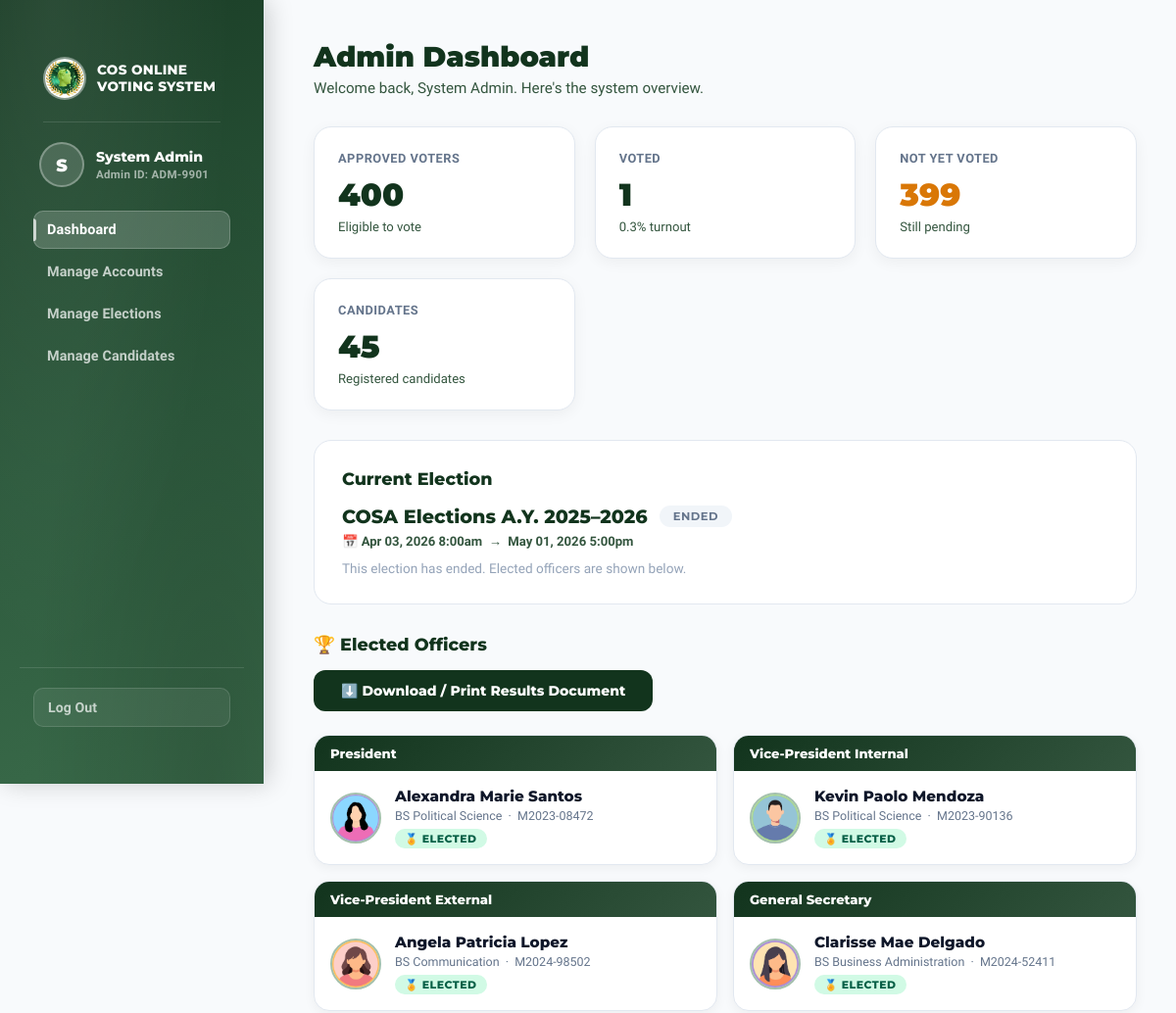
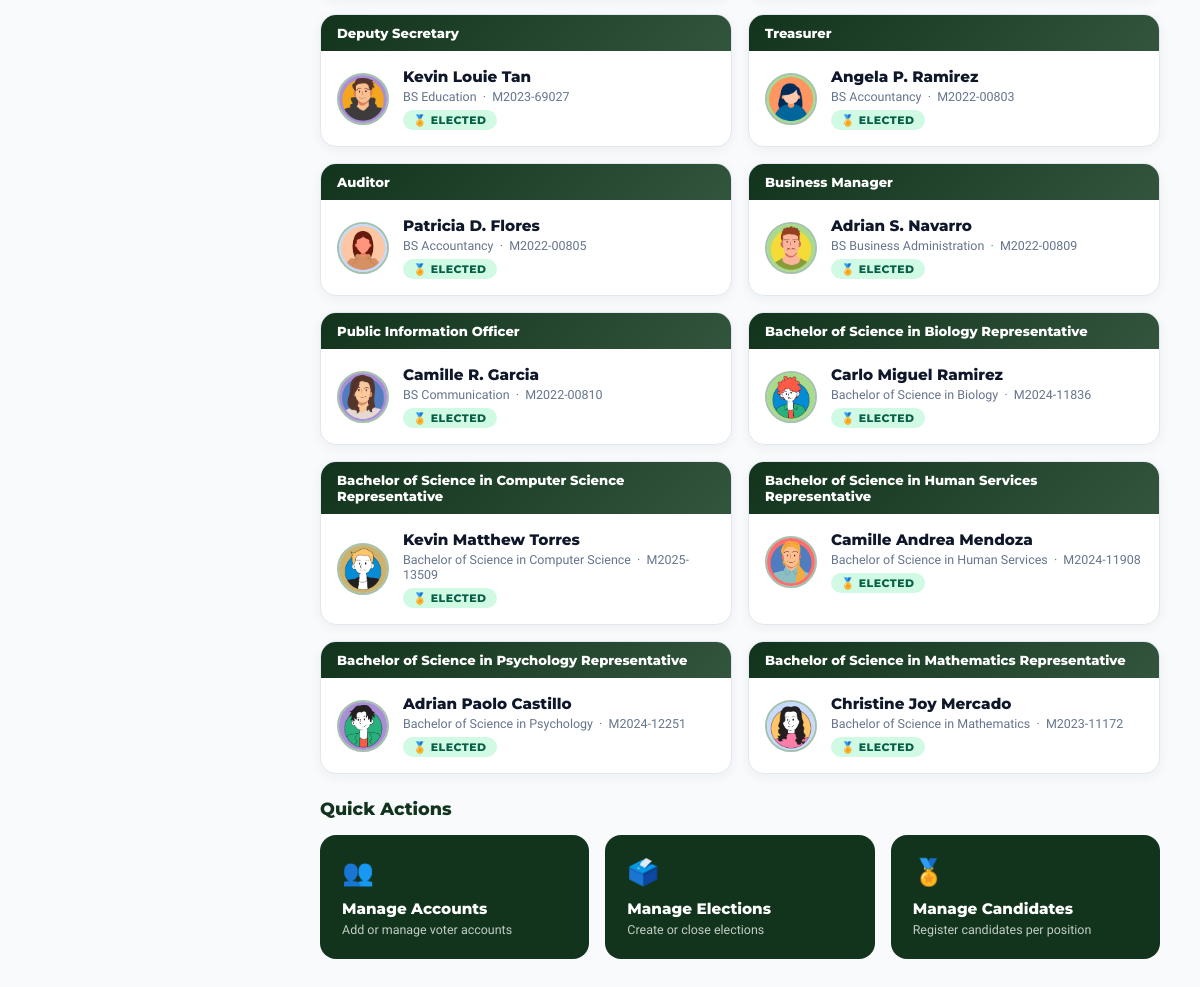
Page /admin/dashboard.php (signed in) on the committed database (2 pictures, top to bottom).
### tables this page shows
CREATE TABLE `elections` (
  `id` int(11) NOT NULL,
  `title` varchar(200) NOT NULL,
  `description` text DEFAULT NULL,
  `start_date` datetime NOT NULL,
  `end_date` datetime NOT NULL,
  `status` enum('upcoming','ongoing','ended') NOT NULL DEFAULT 'upcoming',
  `created_by` int(11) DEFAULT NULL,
  `created_at` datetime NOT NULL DEFAULT current_timestamp()
);

CREATE TABLE `candidates` (
  `id` int(11) NOT NULL,
  `election_id` int(11) NOT NULL,
  `position_id` int(11) NOT NULL,
  `student_id` varchar(20) NOT NULL,
  `name` varchar(160) NOT NULL,
  `course` varchar(80) NOT NULL,
  `partylist` varchar(100) DEFAULT '',
  `motto` text DEFAULT NULL,
  `platforms` text DEFAULT NULL,
  `achievements` text DEFAULT NULL,
  `photo` varchar(255) DEFAULT '',
  `elected` tinyint(1) NOT NULL DEFAULT 0 COMMENT '1 = marked as elected officer after election ends',
  `created_at` datetime NOT NULL DEFAULT current_timestamp()
);

### includes/auth.php (called while the page is built, shortened)
<?php
function currentUser(): array {
    return [
        'id'         => $_SESSION['user_id']   ?? null,
        'name'       => $_SESSION['full_name'] ?? 'Guest',
        'first_name' => $_SESSION['first_name'] ?? 'Guest',
        'student_id' => $_SESSION['student_id'] ?? '',
        'role'       => $_SESSION['role']       ?? 'guest',
        'status'     => $_SESSION['status']     ?? '',
        'has_voted'  => $_SESSION['has_voted']  ?? 0,
    ];
}

### admin/dashboard.php (the view, shortened to what this page needs)
<?php
require_once __DIR__ . '/../includes/auth.php';
$db = getDB();
$db->exec("UPDATE elections SET status='ongoing' WHERE start_date <= NOW() AND end_date >= NOW() AND status='upcoming'");
$db->exec("UPDATE elections SET status='ended'   WHERE end_date   <  NOW() AND status='ongoing'");
$totalVoters     = $db->query("SELECT COUNT(*) FROM users WHERE role='student'")->fetchColumn();
$totalCandidates = $db->query("SELECT COUNT(*) FROM candidates")->fetchColumn();
$votesCast       = $db->query("SELECT COUNT(DISTINCT voter_id) FROM votes")->fetchColumn();
$notVoted        = $totalVoters - $votesCast;
$election = $db->query("SELECT * FROM elections WHERE status='ongoing' LIMIT 1")->fetch();
if (!$election) {
    $election = $db->query("SELECT * FROM elections ORDER BY start_date DESC LIMIT 1")->fetch();
}
$winners = [];
if ($election && $election['status'] === 'ended') {
    $rows = $db->prepare(
        "SELECT p.title        AS position,
                p.sort_order,
                c.id           AS candidate_id,
                c.name,
                c.course,
                c.student_id   AS cand_sid,
                c.photo,
                COUNT(v.id)    AS vote_count
         FROM positions p
         JOIN candidates c  ON c.position_id  = p.id AND c.election_id = p.election_id
         LEFT JOIN votes v  ON v.candidate_id = c.id AND v.election_id = p.election_id
         WHERE p.election_id = ?
         GROUP BY p.id, c.id
         ORDER BY p.sort_order ASC, vote_count DESC"
    );
    $rows->execute([$election['id']]);
    $seen = [];
    foreach ($rows->fetchAll() as $r) {
        if (!isset($seen[$r['position']])) {
            $winners[$r['position']] = $r;
            $seen[$r['position']]    = true;
        }
    }
}
?>
<!DOCTYPE html>
<html lang="en">
<head>
    <link rel="stylesheet" href="/assets/css/shared.css">
</head>
<body>
<div class="page-wrap">
    <?php require_once __DIR__ . '/../includes/admin_sidebar.php'; ?>
    <main class="main">
        <h1>Admin Dashboard</h1>
        <p class="sub">Welcome back, <?= htmlspecialchars(currentUser()['name']) ?>. Here's the system overview.</p>
        <div class="stats-grid">
            <div class="stat-card">
                <div class="stat-label">Approved Voters</div>
                <div class="stat-value"><?= number_format($totalVoters) ?></div>
                <div class="stat-sub">Eligible to vote</div>
            </div>
            <div class="stat-card">
                <div class="stat-label">Voted</div>
                <div class="stat-value"><?= number_format($votesCast) ?></div>
                <div class="stat-sub"><?= $totalVoters > 0 ? round($votesCast / $totalVoters * 100, 1) : 0 ?>% turnout</div>
            </div>
            <div class="stat-card">
                <div class="stat-label">Not Yet Voted</div>
                <div class="stat-value" style="color:<?= $notVoted > 0 ? '#d97706' : '#12341d' ?>">
                    <?= number_format($notVoted) ?>
                </div>
                <div class="stat-sub"><?= $notVoted > 0 ? 'Still pending' : 'All voted!' ?></div>
            </div>
            <div class="stat-card">
                <div class="stat-label">Candidates</div>
                <div class="stat-value"><?= $totalCandidates ?></div>
                <div class="stat-sub">Registered candidates</div>
            </div>
        </div>
        <div class="election-card">
            <h2>Current Election</h2>
            <?php if ($election): ?>
                <div class="election-title-row">
                    <span class="election-name"><?= htmlspecialchars($election['title']) ?></span>
                    <span class="status-pill pill-<?= $election['status'] ?>"><?= ucfirst($election['status']) ?></span>
                </div>
                <div class="election-dates">
                    📅 <?= date('M d, Y g:ia', strtotime($election['start_date'])) ?>
                    &nbsp;→&nbsp;
                    <?= date('M d, Y g:ia', strtotime($election['end_date'])) ?>
                </div>
                <?php if ($election['status'] === 'ongoing'): ?>
                    <p style="font-size:0.85rem;color:#64748b;margin-top:12px">⏳ Time remaining until election closes:</p>
                    <div class="countdown-row" id="countdown"></div>
                <?php elseif ($election['status'] === 'upcoming'): ?>
                    <p style="font-size:0.85rem;color:#64748b;margin-top:12px">🗓️ Time until election opens:</p>
                    <div class="countdown-row" id="countdown"></div>
                <?php else: ?>
                    <p style="font-size:0.85rem;color:#94a3b8;margin-top:12px">This election has ended. Elected officers are shown below.</p>
                <?php endif; ?>
            <?php else: ?>
                <p style="color:#94a3b8;">No elections have been created yet. <a href="/admin/elections.php" style="color:#33553e;font-weight:700">Create one →</a></p>
            <?php endif; ?>
        </div>
        <?php if (!empty($winners)): ?>
        <div class="section-title">🏆 Elected Officers</div>
        <button class="btn-download" onclick="window.print()">
            ⬇️ Download / Print Results Document
        </button>
        <div class="results-grid">
            <?php foreach ($winners as $position => $w): ?>
            <div class="winner-card">
                <div class="winner-card-header"><?= htmlspecialchars($position) ?></div>
                <div class="winner-card-body">
                    <div class="winner-avatar">
                        <?php if ($w['photo']): ?>
                            <img src="/<?= htmlspecialchars(ltrim($w['photo'], '/')) ?>" alt="">
                        <?php else: ?>
                            <?= htmlspecialchars(mb_substr($w['name'], 0, 1)) ?>
                        <?php endif; ?>
                    </div>
                    <div>
                        <div class="winner-name"><?= htmlspecialchars($w['name']) ?></div>
                        <div class="winner-meta">
                            <?= htmlspecialchars($w['course']) ?> &nbsp;·&nbsp; <?= htmlspecialchars($w['cand_sid']) ?>
                        </div>
                        <span class="elected-tag">🏅 Elected</span>
                    </div>
                </div>
            </div>
            <?php endforeach; ?>
        </div>
        <?php endif; ?>
        <div class="section-title">Quick Actions</div>
        <div class="actions-grid">
            <a href="/admin/accounts.php" class="action-card">
                <div class="action-icon">👥</div>
                <div class="action-name">Manage Accounts</div>
                <div class="action-desc">Add or manage voter accounts</div>
            </a>
            <a href="/admin/elections.php" class="action-card">
                <div class="action-icon">🗳️</div>
                <div class="action-name">Manage Elections</div>
                <div class="action-desc">Create or close elections</div>
            </a>
            <a href="/admin/candidates.php" class="action-card">
                <div class="action-icon">🏅</div>
                <div class="action-name">Manage Candidates</div>
                <div class="action-desc">Register candidates per position</div>
            </a>
        </div>
    </main>
</div>
</body>
</html>

### assets/css/shared.css (style rules this page uses)
:root { --deep-green: #12341d; --mid-green: #33553e; --soft-green: #6d9078; --pale-green: #a4c1ad; --tint-green: #d5e8db; --white-glass: rgba(255,255,255,0.3); }
*, *::before, *::after { box-sizing: border-box; margin: 0; padding: 0; }
body { font-family: 'Geist', sans-serif; }

### admin/dashboard.php (style rules this page uses)
body { background:#f8fafc; padding-top:0px; }
.page-wrap { display:flex; }
.main { flex:1; margin-left:280px; padding:40px; min-height:100vh; }
h1 { font-family:'Montserrat',sans-serif; color:#12341d; font-size:1.8rem; font-weight:900; margin-bottom:6px; }
.sub { color:#33553e; margin-bottom:30px; font-size:0.95rem; }
.stats-grid { display:grid; grid-template-columns:repeat(auto-fit,minmax(200px,1fr)); gap:20px; margin-bottom:30px; }
.stat-card { background:#fff; border-radius:18px; padding:24px; border:1px solid #e2e8f0; box-shadow:0 4px 15px rgba(0,0,0,0.05); transition:transform 0.25s; }
.stat-label { font-size:0.8rem; font-weight:700; color:#64748b; text-transform:uppercase; letter-spacing:0.5px; margin-bottom:10px; }
.stat-value { font-family:'Montserrat',sans-serif; font-size:2rem; font-weight:900; color:#12341d; }
.stat-sub { font-size:0.82rem; color:#33553e; margin-top:6px; }
.election-card { background:#fff; border-radius:18px; padding:28px; border:1px solid #e2e8f0; margin-bottom:30px; }
.election-card h2 { font-family:'Montserrat',sans-serif; font-size:1.1rem; font-weight:800; color:#12341d; margin-bottom:16px; }
.election-title-row { display:flex; align-items:center; gap:12px; flex-wrap:wrap; margin-bottom:6px; }
.election-name { font-family:'Montserrat',sans-serif; font-size:1.2rem; font-weight:800; color:#12341d; }
.election-dates { color:#33553e; font-size:0.82rem; margin-top:4px; font-weight:600; }
.status-pill { display:inline-block; padding:4px 14px; border-radius:100px; font-family:'Montserrat',sans-serif; font-weight:700; font-size:0.72rem; letter-spacing:0.5px; text-transform:uppercase; }
.pill-ended { background:#f1f5f9; color:#64748b; }
.section-title { font-family:'Montserrat',sans-serif; color:#12341d; font-size:1.1rem; font-weight:800; margin-bottom:16px; display:flex; align-items:center; gap:10px; }
.results-grid { display:grid; grid-template-columns:repeat(auto-fill,minmax(300px,1fr)); gap:16px; margin-bottom:24px; }
.winner-card { background:#fff; border-radius:16px; border:1px solid #e2e8f0; box-shadow:0 3px 12px rgba(0,0,0,0.05); overflow:hidden; }
.winner-card-header { background:linear-gradient(135deg,#12341d,#33553e); color:#fff; padding:10px 16px; font-family:'Montserrat',sans-serif; font-weight:800; font-size:0.82rem; }
.winner-card-body { padding:16px; display:flex; align-items:center; gap:14px; }
.winner-avatar { width:52px; height:52px; border-radius:50%; flex-shrink:0; background:#d5e8db; display:flex; align-items:center; justify-content:center; font-weight:900; color:#12341d; font-size:1.1rem; overflow:hidden; border:2px solid #a4c1ad; }
.winner-avatar img { width:100%; height:100%; object-fit:cover; }
.winner-name { font-family:'Montserrat',sans-serif; font-weight:800; font-size:0.95rem; color:#0f172a; }
.winner-meta { font-size:0.78rem; color:#64748b; margin-top:3px; }
.elected-tag { display:inline-block; margin-top:6px; padding:3px 10px; background:#d1fae5; color:#065f46; border-radius:100px; font-size:0.68rem; font-weight:800; text-transform:uppercase; letter-spacing:0.5px; font-family:'Montserrat',sans-serif; }
.btn-download { padding:12px 28px; background:#12341d; color:#fff; border:none; border-radius:12px; font-family:'Montserrat',sans-serif; font-weight:800; font-size:14px; cursor:pointer; transition:all 0.2s; margin-bottom:24px; display:inline-flex; align-items:center; gap:8px; }
.actions-grid { display:grid; grid-template-columns:repeat(auto-fit,minmax(180px,1fr)); gap:16px; }
.action-card { background:#12341d; color:#fff; border-radius:16px; padding:22px; border:none; text-align:left; font-family:'Geist',sans-serif; transition:all 0.25s; text-decoration:none; display:block; }
.action-icon { font-size:1.6rem; margin-bottom:12px; }
.action-name { font-family:'Montserrat',sans-serif; font-weight:800; font-size:0.95rem; }
.action-desc { font-size:0.78rem; opacity:0.75; margin-top:4px; }

### rows in the picture
elections: title "COSA Elections A.Y. 2025–2026", status "ENDED", start_date "Apr 03, 2026 8:00am", end_date "May 01, 2026 5:00pm"
candidates: position "President", photo (picture), name "Alexandra Marie Santos", course "BS Political Science", student "M2023-08472"
candidates: position "Vice-President Internal", photo (picture), name "Kevin Paolo Mendoza", course "BS Political Science", student "M2023-90136"
candidates: position "Vice-President External", photo (picture), name "Angela Patricia Lopez", course "BS Communication", student "M2024-98502"
candidates: position "General Secretary", photo (picture), name "Clarisse Mae Delgado", course "BS Business Administration", student "M2024-52411"
candidates: position "Deputy Secretary", photo (picture), name "Kevin Louie Tan", course "BS Education", student "M2023-69027"
candidates: position "Treasurer", photo (picture), name "Angela P. Ramirez", course "BS Accountancy", student "M2022-00803"
candidates: position "Auditor", photo (picture), name "Patricia D. Flores", course "BS Accountancy", student "M2022-00805"
candidates: position "Business Manager", photo (picture), name "Adrian S. Navarro", course "BS Business Administration", student "M2022-00809"
candidates: position "Public Information Officer", photo (picture), name "Camille R. Garcia", course "BS Communication", student "M2022-00810"
candidates: position "Bachelor of Science in Biology Representative", photo (picture), name "Carlo Miguel Ramirez", course "Bachelor of Science in Biology", student "M2024-11836"
candidates: position "Bachelor of Science in Computer Science Representative", photo (picture), name "Kevin Matthew Torres", course "Bachelor of Science in Computer Science", student "M2025-13509"
candidates: position "Bachelor of Science in Human Services Representative", photo (picture), name "Camille Andrea Mendoza", course "Bachelor of Science in Human Services", student "M2024-11908"
candidates: position "Bachelor of Science in Psychology Representative", photo (picture), name "Adrian Paolo Castillo", course "Bachelor of Science in Psychology", student "M2024-12251"
candidates: position "Bachelor of Science in Mathematics Representative", photo (picture), name "Christine Joy Mercado", course "Bachelor of Science in Mathematics", student "M2023-11172"

### other values in the picture
$initials "S"
$currentUser['last_name'] "System Admin"
$currentUser['student_id'] "ADM-9901"
currentUser()['name'] "System Admin"
$totalVoters "400"
$votesCast "1"
$votesCast / $totalVoters * 100 "0.3"
$notVoted "399"
$totalCandidates "45"
